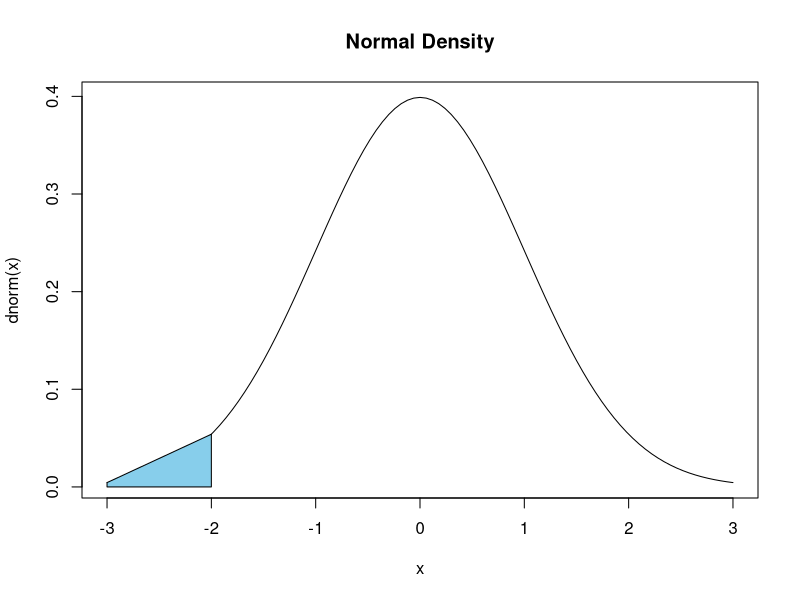

Source code (R):
# This is a visualization example. 
# We want to visualize the normal distribution cure and color some part of it. 

# Define a vector
x <- seq(from = -3, to = 3, length.out = 100)

# Define a vector
curve(dnorm(x), xlim=c(-3,3), main='Normal Density')

# To shade the region represented by P(-3 < X < -2). 

# The first vertex we want for our polygon is (-3,0). 
cord.x <- c(-3)
cord.y <- c(0)

# The 2nd vertex will be (-3, f(-3)), f(-3) is the normal density evaluated at -3. 
cord.x <- c(cord.x, -3) 
cord.y <- c(cord.y, dnorm(-3)) 

# The 3rd and 4th vertices are (-2,f(-2)) and (-2,0)
cord.x <- c(cord.x, -2, -2)
cord.y <- c(cord.y, dnorm(-2), 0)

# Now, we can use the polygon function and color parts in skyblue color. 
polygon(cord.x, cord.y, col="skyblue")




